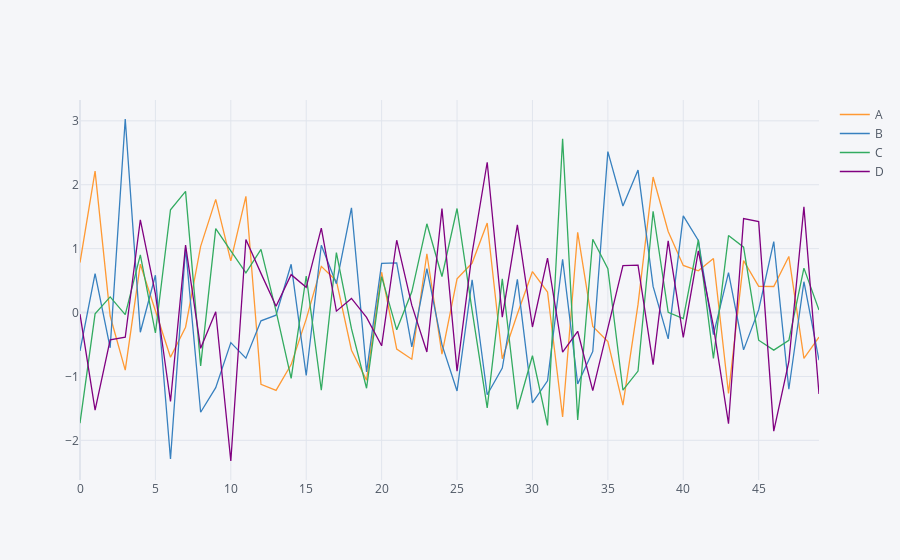

Here is the notebook cell this chart was saved with:
### Code cell
data.iplot()   # pandas interactive plot
